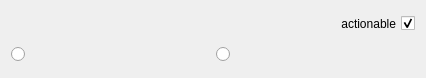
<?xml version="1.0" encoding="UTF-8"?>
<ui version="4.0">
 <class>DoubleRadioButton</class>
 <widget class="QWidget" name="DoubleRadioButton">
  <property name="geometry">
   <rect>
    <x>0</x>
    <y>0</y>
    <width>426</width>
    <height>74</height>
   </rect>
  </property>
  <property name="sizePolicy">
   <sizepolicy hsizetype="Preferred" vsizetype="Preferred">
    <horstretch>0</horstretch>
    <verstretch>0</verstretch>
   </sizepolicy>
  </property>
  <property name="maximumSize">
   <size>
    <width>500</width>
    <height>140</height>
   </size>
  </property>
  <property name="windowTitle">
   <string>Form</string>
  </property>
  <layout class="QGridLayout" name="gridLayout">
   <item row="0" column="0">
    <widget class="QLabel" name="labelFeatureName">
     <property name="minimumSize">
      <size>
       <width>0</width>
       <height>25</height>
      </size>
     </property>
     <property name="styleSheet">
      <string notr="true">QLabel {
	font-weight: bold;
}</string>
     </property>
     <property name="text">
      <string/>
     </property>
    </widget>
   </item>
   <item row="0" column="1">
    <widget class="QCheckBox" name="checkBoxActionability">
     <property name="sizePolicy">
      <sizepolicy hsizetype="Minimum" vsizetype="Fixed">
       <horstretch>0</horstretch>
       <verstretch>0</verstretch>
      </sizepolicy>
     </property>
     <property name="minimumSize">
      <size>
       <width>0</width>
       <height>25</height>
      </size>
     </property>
     <property name="layoutDirection">
      <enum>Qt::RightToLeft</enum>
     </property>
     <property name="text">
      <string>actionable</string>
     </property>
     <property name="checked">
      <bool>true</bool>
     </property>
    </widget>
   </item>
   <item row="1" column="0">
    <widget class="QRadioButton" name="radioButtonValue0">
     <property name="minimumSize">
      <size>
       <width>0</width>
       <height>25</height>
      </size>
     </property>
     <property name="text">
      <string/>
     </property>
    </widget>
   </item>
   <item row="1" column="1">
    <widget class="QRadioButton" name="radioButtonValue1">
     <property name="minimumSize">
      <size>
       <width>0</width>
       <height>25</height>
      </size>
     </property>
     <property name="text">
      <string/>
     </property>
    </widget>
   </item>
  </layout>
 </widget>
 <resources/>
 <connections/>
</ui>
